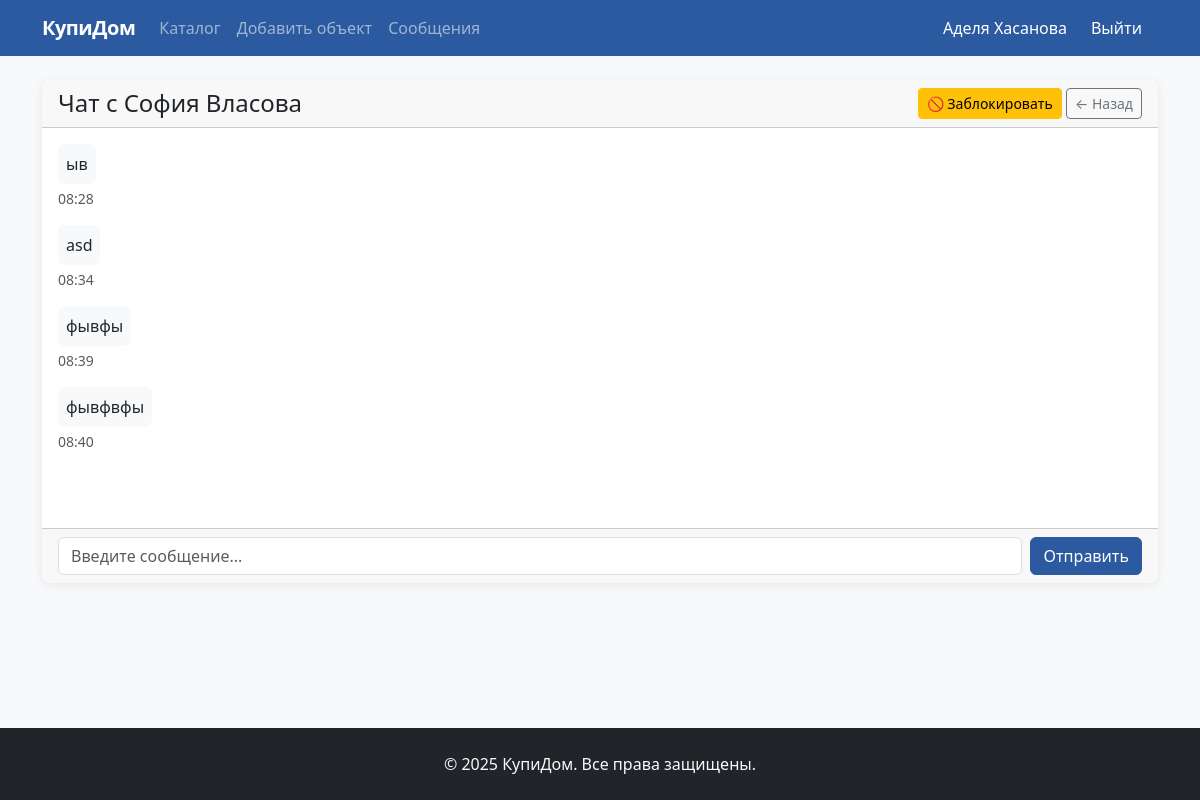
The page /messages/chat/4/ (signed in) on the database as committed earlier.
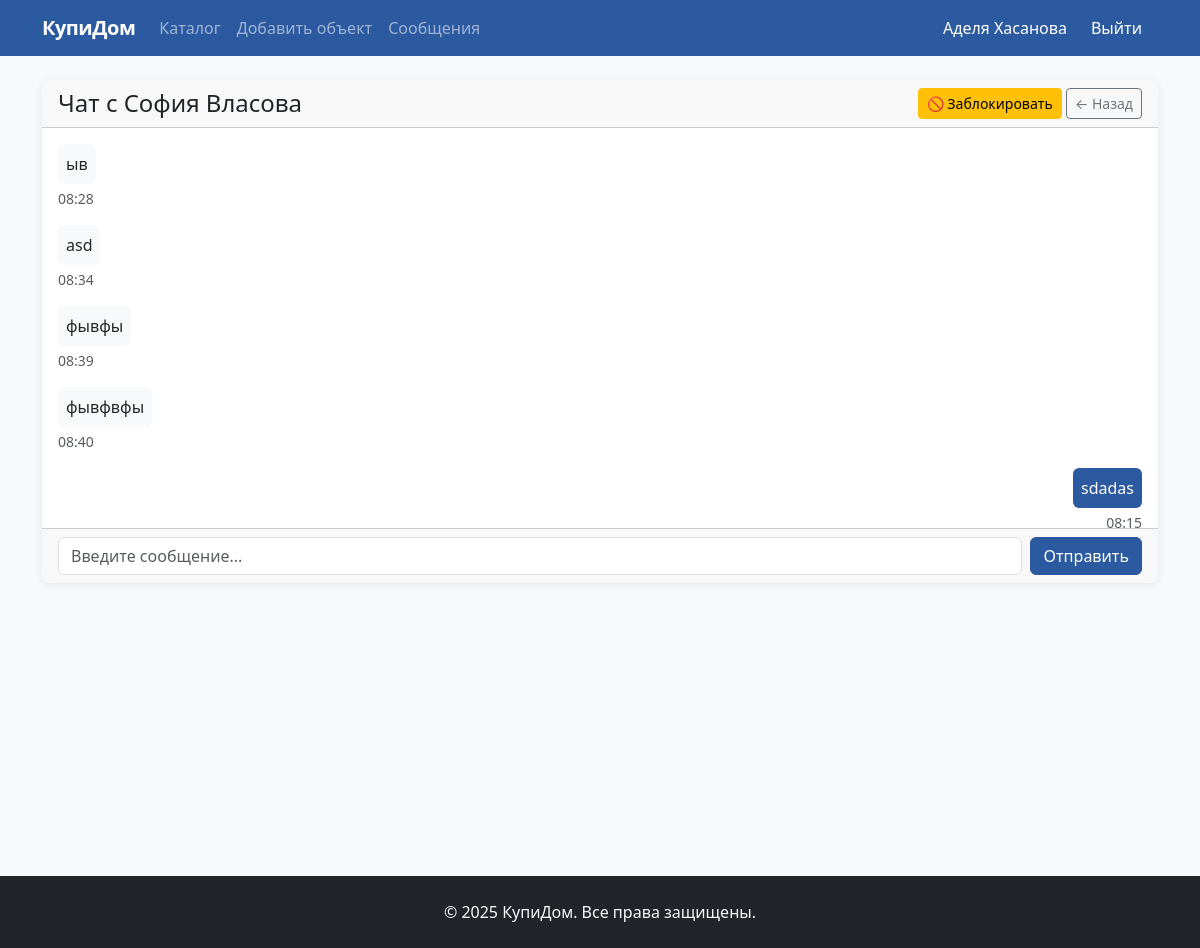
The same page on the database as committed later.
### realty/models.py (models this page shows)
class Message(models.Model):
    sender = models.ForeignKey(CustomUser, on_delete=models.CASCADE, related_name='sent_messages')
    receiver = models.ForeignKey(CustomUser, on_delete=models.CASCADE, related_name='received_messages')
    content = models.TextField('Сообщение')
    created_at = models.DateTimeField(auto_now_add=True)
    is_read = models.BooleanField(default=False)
    class Meta:
        ordering = ['created_at']
    def __str__(self):
        return f"{self.sender} → {self.receiver}: {self.content[:20]}"

### realty/views.py (the view, shortened to what this page needs)
# urls.py: path('messages/chat/<int:user_id>/', views.chat_with_user, name='chat_with_user'),
@login_required
def chat_with_user(request, user_id):
    from django.contrib import messages as message_framework
    storage = message_framework.get_messages(request)
    for message in storage:
        pass  # Просто читаем все сообщения чтобы очистить
    other_user = get_object_or_404(CustomUser, id=user_id)
    if Blacklist.objects.filter(user=other_user, blocked_user=request.user).exists():
        message_framework.error(request, 'Вы не можете писать этому пользователю.')
        return redirect('message_list')
    if Blacklist.objects.filter(user=request.user, blocked_user=other_user).exists():
        message_framework.warning(request, 'Этот пользователь находится в вашем черном списке.')
    messages_list = Message.objects.filter(
        Q(sender=request.user, receiver=other_user) | Q(sender=other_user, receiver=request.user)
    ).order_by('created_at')
    Message.objects.filter(sender=other_user, receiver=request.user, is_read=False).update(is_read=True)
    return render(request, 'realty/chat.html', {
        'other_user': other_user,
        'messages': messages_list
    })

### realty/models.py (called while the page is built)
    def __str__(self):
        return f"{self.username} ({self.get_user_type_display()})"

### realty/templates/realty/chat.html (shortened to what this page needs)
{% extends 'realty/base.html' %}
{% block content %}
<div class="card">
    <div class="card-header d-flex justify-content-between align-items-center">
    <div>
        <h4 class="mb-0">Чат с {{ other_user.get_full_name|default:other_user.username }}</h4>
    </div>
    <div>
        <form method="post" action="{% url 'blacklist_add' other_user.id %}" style="display: inline;">
            <button type="submit" class="btn btn-sm btn-warning"
                    onclick="return confirm('Заблокировать этого пользователя? Все сообщения будут удалены.')">
                🚫 Заблокировать
            </button>
        </form>
        <a href="{% url 'message_list' %}" class="btn btn-sm btn-outline-secondary">← Назад</a>
    </div>
</div>
    <div class="card-body" style="height: 400px; overflow-y: auto;">
        {% for message in messages %}
        <div class="mb-3 {% if message.sender == user %}text-end{% endif %}">
            <div class="d-inline-block p-2 rounded {% if message.sender == user %}bg-primary text-white{% else %}bg-light{% endif %}">
                {{ message.content|linebreaksbr }}
            </div>
            <div class="small text-muted mt-1">
                {{ message.created_at|date:"H:i" }}
            </div>
        </div>
        {% empty %}
        <p class="text-muted text-center">Нет сообщений</p>
        {% endfor %}
    </div>
    <div class="card-footer">
        <form method="post" class="d-flex">
            <input type="text" name="content" class="form-control me-2" placeholder="Введите сообщение..." required>
            <button type="submit" class="btn btn-primary">Отправить</button>
        </form>
    </div>
</div>
{% endblock %}

Rows that differ between the two databases and show on the page:
added Message: content "sdadas", created_at "08:15"
